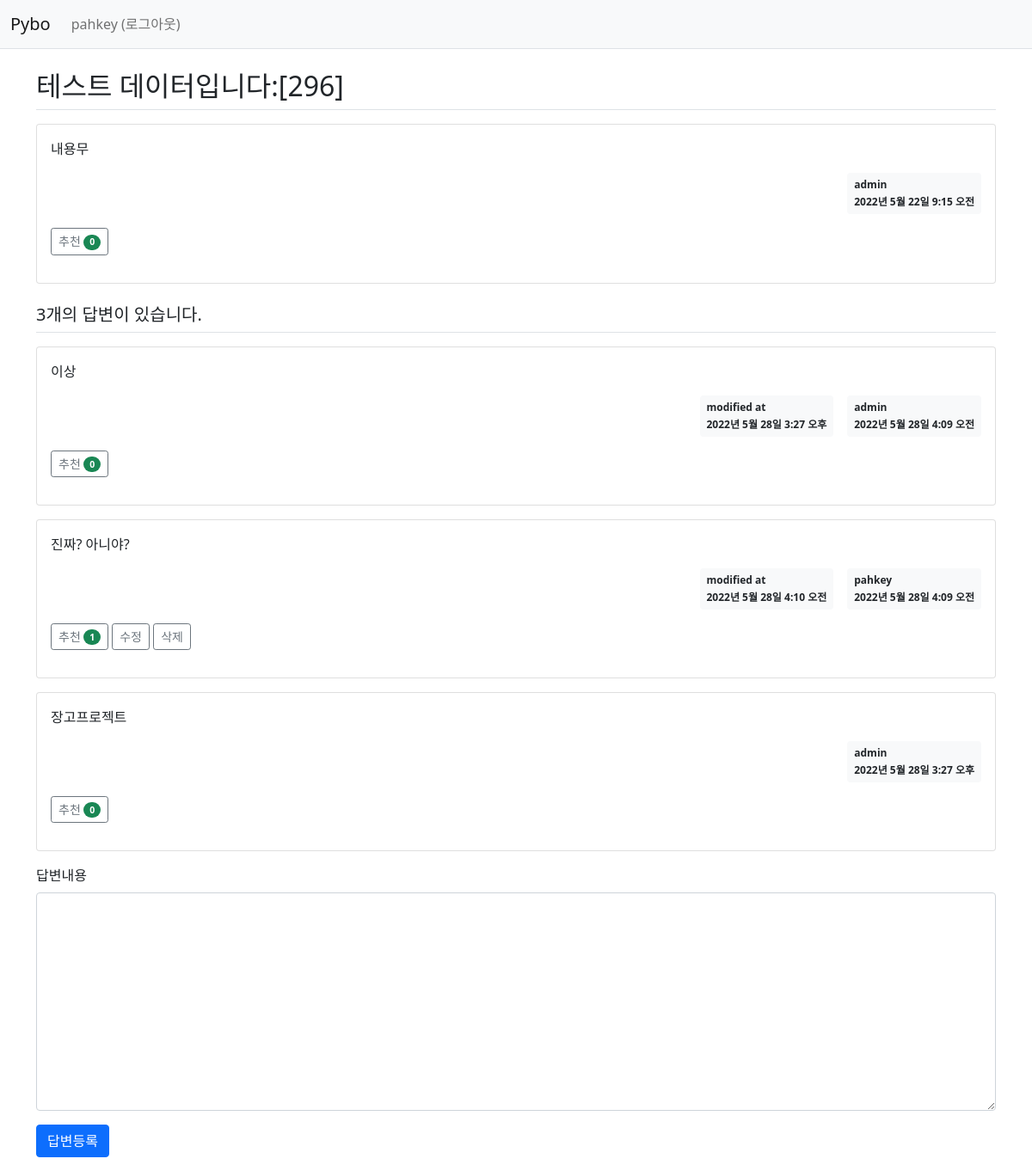
Screenshot of /pybo/304/ (signed in) with the database file from the repository.
### pybo/models.py (models this page shows, shortened)
class Question(models.Model):
    author = models.ForeignKey(User, on_delete=models.CASCADE, related_name='author_question')
    subject = models.CharField(max_length=200)
    content = models.TextField()
    create_date = models.DateTimeField()
    modify_date = models.DateTimeField(null=True, blank=True)
    voter = models.ManyToManyField(User, related_name='voter_question') #추천인 추가

class Answer(models.Model):
    author = models.ForeignKey(User, on_delete=models.CASCADE, related_name='author_answer')
    question = models.ForeignKey(Question, on_delete=models.CASCADE)
    content = models.TextField()
    create_date = models.DateTimeField()
    modify_date = models.DateTimeField(null=True, blank=True)
    voter = models.ManyToManyField(User, related_name='voter_answer')

### pybo/views/base_views.py (the view)
# urls.py: path('<int:question_id>/', base_views.detail, name='detail'),
def detail(request, question_id):
    question = get_object_or_404(Question, pk=question_id)
    context = {'question': question}
    return render(request, 'pybo/question_detail.html', context)

### pybo/templatetags/pybo_filter.py (called while the page is built)
@register.filter()
def mark(value):
    extensions = ["nl2br", "fenced_code"]
    return mark_safe(markdown.markdown(value, extensions=extensions))

### templates/pybo/question_detail.html (shortened to what this page needs)
{% extends 'base.html' %}
{% load pybo_filter %}
{% block content %}
<div class="container my-3">
    <h2 class="border-bottom py-2">{{ question.subject }}</h2>
    <div class="card my-3">
        <div class="card-body">
            <div class="card-text">{{ question.content|mark }}</div>
            <div class="d-flex justify-content-end">
                <div class="badge bg-light text-dark p-2 text-start">
                    <div class="mb-2">{{ question.author.username }}</div>
                    <div>{{ question.create_date }}</div>
                </div>
            </div>
            <div class="my-3">
                <a href="javascript:void(0)" data-uri="{% url 'pybo:question_vote' question.id  %}"
                   class="recommend btn btn-sm btn-outline-secondary"> 추천
                    <span class="badge rounded-pill bg-success">{{question.voter.count}}</span>
                </a>
            </div>
        </div>
    </div>
    <h5 class="border-bottom my-3 py-2">{{question.answer_set.count}}개의 답변이 있습니다.</h5>
    {% for answer in question.answer_set.all %}
    <div class="card my-3">
        <div class="card-body">
            <div class="card-text">{{ answer.content|mark }}</div>
            <div class="d-flex justify-content-end">
                {% if answer.modify_date %}
                <div class="badge bg-light text-dark p-2 text-start mx-3">
                    <div class="mb-2">modified at</div>
                    <div>{{ answer.modify_date }}</div>
                </div>
                {% endif %}
                <div class="badge bg-light text-dark p-2 text-start">
                    <div class="mb-2">{{ answer.author.username }}</div>
                    <div>{{ answer.create_date }}</div>
                </div>
            </div>
            <div class="my-3">
                <a href="javascript:void(0)" data-uri="{% url 'pybo:answer_vote' answer.id  %}"
                   class="recommend btn btn-sm btn-outline-secondary"> 추천
                    <span class="badge rounded-pill bg-success">{{answer.voter.count}}</span>
                </a>
                {% if request.user == answer.author %}
                <a href="{% url 'pybo:answer_modify' answer.id  %}"
                   class="btn btn-sm btn-outline-secondary">수정</a>
                <a href="javascript:void(0)" class="delete btn btn-sm btn-outline-secondary "
                   data-uri="{% url 'pybo:answer_delete' answer.id  %}">삭제</a>
                {% endif %}
            </div>
        </div>
    </div>
    {% endfor %}
    <form action="{% url 'pybo:answer_create' question.id %}" method="post" class="my-3">
        <div class="mb-3">
            <label for="content" class="form-label">답변내용</label>
            <textarea {% if not user.is_authenticated %}disabled{% endif %}
                      name="content" id="content" class="form-control" rows="10"></textarea>
        </div>
        <input type="submit" value="답변등록" class="btn btn-primary">
    </form>
</div>
{% endblock %}

### templates/navbar.html (shortened to what this page needs)
<nav class="navbar navbar-expand-lg navbar-light bg-light border-bottom">
    <div class="container-fluid">
        <a class="navbar-brand" href="{% url 'pybo:index' %}">Pybo</a>
        <div class="collapse navbar-collapse" id="navbarSupportedContent">
            <ul class="navbar-nav me-auto mb-2 mb-lg-0">
                <li class="nav-item">
                    {% if user.is_authenticated %}
                    <a class="nav-link" href="{% url 'common:logout' %}">{{ user.username }} (로그아웃)</a>
                    {% else %}
                    <a class="nav-link" href="{% url 'common:login' %}">로그인</a>
                    {% endif %}
                </li>
            </ul>
        </div>
    </div>
</nav>

### rows the page displays
Question: subject "테스트 데이터입니다:[296]", content|mark "내용무", author.username "admin", create_date "2022년 5월 22일 9:15 오전", voter.count "0", answer_set.count "3"
Answer: content|mark "이상", modify_date "2022년 5월 28일 3:27 오후", author.username "admin", create_date "2022년 5월 28일 4:09 오전", voter.count "0"
Answer: content|mark "진짜? 아니야?", modify_date "2022년 5월 28일 4:10 오전", author.username "pahkey", create_date "2022년 5월 28일 4:09 오전", voter.count "1", shows "수정"
Answer: content|mark "장고프로젝트", author.username "admin", create_date "2022년 5월 28일 3:27 오후", voter.count "0"

### other values shown
{{ user.username }} "pahkey"
